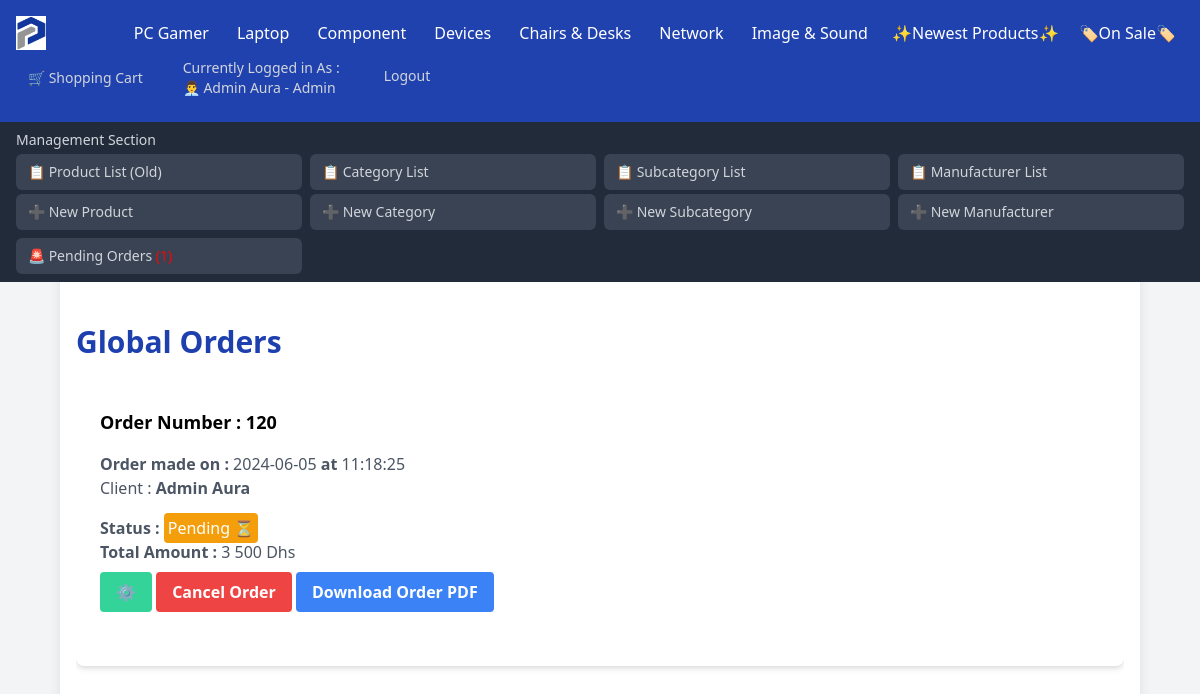
Page /User/User_GlobalOrders.php (signed in) on the committed database.
### tables this page shows
CREATE TABLE `categories` (
  `Category_ID` int NOT NULL AUTO_INCREMENT,
  `Category_Name` varchar(100) DEFAULT 'Unspecified',
  `Category_Desc` varchar(2000) DEFAULT NULL,
  PRIMARY KEY (`Category_ID`),
  UNIQUE KEY `UC_Category_Name` (`Category_Name`),
  UNIQUE KEY `Category_Name` (`Category_Name`)
);

CREATE TABLE `users` (
  `User_ID` int NOT NULL AUTO_INCREMENT,
  `User_Username` varchar(255) DEFAULT NULL,
  `User_FirstName` varchar(255) DEFAULT NULL,
  `User_LastName` varchar(255) DEFAULT NULL,
  `User_Phone` varchar(255) DEFAULT NULL,
  `User_Country` varchar(255) DEFAULT NULL,
  `User_Address` varchar(255) DEFAULT NULL,
  `User_Email` varchar(255) DEFAULT NULL,
  `User_Password` varchar(255) DEFAULT NULL,
  `User_RegisterationDate` timestamp NULL DEFAULT CURRENT_TIMESTAMP,
  `User_Role` enum('Owner','Admin','Client') NOT NULL DEFAULT 'Client',
  `Account_Status` varchar(255) DEFAULT 'Unlocked',
  PRIMARY KEY (`User_ID`),
  UNIQUE KEY `User_Username` (`User_Username`)
);

CREATE TABLE `orders` (
  `Order_ID` int NOT NULL AUTO_INCREMENT,
  `Order_Date` timestamp NULL DEFAULT CURRENT_TIMESTAMP,
  `Order_TotalAmount` decimal(10,2) DEFAULT NULL,
  `Order_ShippingAddress` varchar(255) DEFAULT NULL,
  `Order_Status` varchar(255) DEFAULT 'Pending',
  `Order_PaymentMethod` varchar(255) DEFAULT NULL,
  `Order_PhoneNumber` varchar(255) DEFAULT NULL,
  `Order_Notes` text,
  `User_ID` int DEFAULT NULL,
  PRIMARY KEY (`Order_ID`),
  KEY `User_ID` (`User_ID`),
  CONSTRAINT `orders_ibfk_1` FOREIGN KEY (`User_ID`) REFERENCES `users` (`User_ID`)
);

### User/User_GlobalOrders.php (the view, shortened to what this page needs)
<!DOCTYPE html>
<html lang="en">
<head>
    <?php
    include_once ("../DB_Connexion.php");
    $User_ID = $_SESSION['User_ID'];
    $query = "SELECT User_Role, User_Username , User_FirstName , User_LastName FROM Users WHERE User_ID = :User_ID";
    $pdostmt = $connexion->prepare($query);
    $pdostmt->execute([':User_ID' => $User_ID]);
    if ($User = $pdostmt->fetch(PDO::FETCH_ASSOC)) {
        $User_Role = $User['User_Role'];
        $User_FullName = $User['User_FirstName'] . ' ' . $User['User_LastName'];
    }
    function formatNumber($number)
    {
        return number_format($number, 0, '', ' ');
    }
    $Categories = "SELECT Category_ID, Category_Name FROM Categories ORDER BY Category_ID ASC";
    $pdoCategories = $connexion->prepare($Categories);
    $pdoCategories->execute();
    $Categories = $pdoCategories->fetchAll(PDO::FETCH_ASSOC);
    $bigQuery = "SELECT p.Product_ID, p.Product_Name, p.Product_Picture, o.Order_ID, o.Order_ShippingAddress, o.Order_Date, o.Order_TotalAmount, o.Order_Status,
                 oi.OrderItem_Quantity, oi.OrderItem_UnitPrice, u.User_ID , u.User_Username, u.User_FirstName , u.User_LastName , o.Order_PhoneNumber , o.Order_Notes,
                 o.Order_PaymentMethod FROM Orders o
                 INNER JOIN OrderItems oi ON o.Order_ID = oi.Order_ID
                 INNER JOIN Products p ON oi.Product_ID = p.Product_ID
                 INNER JOIN Users u ON o.User_ID = u.User_ID
                  ORDER BY Order_ID DESC";
    $pdostmt = $connexion->prepare($bigQuery);
    $pdostmt->execute([]);
    $Orders = $pdostmt->fetchAll(PDO::FETCH_ASSOC);
    $orders = [];
    foreach ($Orders as $Order) {
        $orders[$Order['Order_ID']]['Order_ID'] = $Order['Order_ID'];
        $orders[$Order['Order_ID']]['Order_Date'] = $Order['Order_Date'];
        $orders[$Order['Order_ID']]['Order_TotalAmount'] = $Order['Order_TotalAmount'];
        $orders[$Order['Order_ID']]['Order_Status'] = $Order['Order_Status'];
        $orders[$Order['Order_ID']]['User_ID'] = $Order['User_ID'];
        $orders[$Order['Order_ID']]['User_FirstName'] = $Order['User_FirstName'];
        $orders[$Order['Order_ID']]['User_LastName'] = $Order['User_LastName'];
        $orders[$Order['Order_ID']]['User_Username'] = $Order['User_Username'];
        $orders[$Order['Order_ID']]['Order_ShippingAddress'] = $Order['Order_ShippingAddress'];
        $orders[$Order['Order_ID']]['Order_PhoneNumber'] = $Order['Order_PhoneNumber'];
        $orders[$Order['Order_ID']]['Order_PaymentMethod'] = $Order['Order_PaymentMethod'];
        $orders[$Order['Order_ID']]['Order_Notes'] = $Order['Order_Notes'];
        $orders[$Order['Order_ID']]['Products'][] = [
            'Product_Name' => $Order['Product_Name'],
            'Product_Picture' => $Order['Product_Picture'],
            'OrderItem_Quantity' => $Order['OrderItem_Quantity'],
            'OrderItem_UnitPrice' => $Order['OrderItem_UnitPrice']
        ];
    }
    ?>
</head>
<body class="bg-gray-100">
    <nav class="bg-blue-800 text-white">
        <div class="flex flex-wrap justify-between items-center p-4">
            <a href="../"><img src="../Logo.png" alt="Logo" id="Logo"></a>
            <div class="flex grid-cols-4 gap-1">
                <?php foreach ($Categories as $Category): ?>
                    <?php if ($Category['Category_Name'] !== 'Unspecified'):
                        ?>
                        <div class="relative category">
                            <a href="../?id=<?php echo $Category['Category_ID'] ?>&Type=Category&Name=<?php echo str_replace(' ', '', $Category['Category_Name']) ?>"
                                class="px-3 py-2 hover:bg-gray-700"><?php echo $Category['Category_Name']; ?></a>
                        </div>
                    <?php endif; ?>
                <?php endforeach; ?>
                <div><a href="./../?Status=New" class="px-2 py-2 hover:bg-yellow-700">✨Newest Products✨</a></div>
                <div><a href="./../?Status=Discount" class="px-2 py-2 hover:bg-yellow-700">🏷️On Sale🏷️</a></div>
            </div>
            <div class="flex space-x-4">
                <?php if (isset($_SESSION['User_ID'])):
                    if ($User_Role === 'Owner') {
                        $Emoji = '👑';
                    } elseif ($User_Role === 'Admin') {
                        $Emoji = '👨‍💼';
                    } else {
                        $Emoji = '💼';
                    }
                    ?>
                    <a href="User_ShoppingCart.php"
                        class="flex items-center text-gray-300 hover:bg-green-700 px-3 py-2 rounded-md text-sm font-medium">🛒
                        Shopping Cart
                    </a>
                    <a class="text-gray-300 hover:bg-blue-700 px-3 py-2 rounded-md text-sm font-medium"
                        href="User_Modify.php?id=<?php echo $User_ID; ?>&FullName=<?php echo urlencode($User_FullName); ?>">Currently
                        Logged in As : <br><span><?php echo $Emoji . ' ' . $User_FullName ?> -
                            <?php echo $User_Role ?></span></a>
                    <a href="../User/User_Logout.php"
                        class="text-gray-300 hover:bg-red-700 px-4 py-4 rounded-md text-sm font-medium">Logout</a>
                <?php endif; ?>
            </div>
        </div>
        <?php if (!empty($_SESSION['User_ID']) || !empty($_SESSION['User_Role'])): ?>
            <?php if ($User['User_Role'] !== 'Client') { ?>
                <div class="bg-gray-800 text-white py-2 px-4">
                    <h6 class="text-sm font-medium text-gray-300 mb-1">Management Section</h6>
                    <div class="grid grid-cols-2 md:grid-cols-4 gap-2">
                        <div class="space-y-1">
                            <a href="../Product/Products_List.php"
                                class="block bg-gray-700 hover:bg-blue-600 px-3 py-2 rounded-md text-sm font-medium text-gray-300 transition duration-300">📋
                                Product List (Old)</a>
                            <a href="../Product/Products_Add.php"
                                class="block bg-gray-700 hover:bg-blue-600 px-3 py-2 rounded-md text-sm font-medium text-gray-300 transition duration-300">➕
                                New Product</a>
                        </div>
                        <div class="space-y-1">
                            <a href="../Category/Categories_List.php"
                                class="block bg-gray-700 hover:bg-blue-600 px-3 py-2 rounded-md text-sm font-medium text-gray-300 transition duration-300">📋
                                Category List</a>
                            <a href="../Category/Categories_Add.php"
                                class="block bg-gray-700 hover:bg-blue-600 px-3 py-2 rounded-md text-sm font-medium text-gray-300 transition duration-300">➕
                                New Category</a>
                        </div>
                        <div class="space-y-1">
                            <a href="../Category/SubCategories/SubCategories_List.php"
                                class="block bg-gray-700 hover:bg-blue-600 px-3 py-2 rounded-md text-sm font-medium text-gray-300 transition duration-300">📋
                                Subcategory List</a>
                            <a href="../Category/SubCategories/SubCategories_Add.php"
                                class="block bg-gray-700 hover:bg-blue-600 px-3 py-2 rounded-md text-sm font-medium text-gray-300 transition duration-300">➕
                                New Subcategory</a>
                        </div>
                        <div class="space-y-1">
                            <a href="../Manufacturer/Manufacturers_List.php"
                                class="block bg-gray-700 hover:bg-blue-600 px-3 py-2 rounded-md text-sm font-medium text-gray-300 transition duration-300">📋
                                Manufacturer List</a>
                            <a href="../Manufacturer/Manufacturers_Add.php"
                                class="block bg-gray-700 hover:bg-blue-600 px-3 py-2 rounded-md text-sm font-medium text-gray-300 transition duration-300">➕
                                New Manufacturer</a>
                        </div>
                        <div class="space-y-1">
                            <a href="../User/User_GlobalOrders.php"
                                class="block bg-gray-700 hover:bg-blue-600 px-3 py-2 rounded-md text-sm font-medium text-gray-300 transition duration-300">🚨
                                Pending Orders <?php
                                $Order_Pending = "SELECT Order_ID FROM Orders WHERE  Order_Status NOT IN ('Cancelled By User', 'Cancelled by Management') ";
                                $pdostmt = $connexion->prepare($Order_Pending);
                                $pdostmt->execute();
                                $Order_Count = $pdostmt->rowCount();
                                ?> <span style="color : red"><?php if ($Order_Count > 0) {
                                 } ?></span></a>
                        </div>
                    </div>
                </div>
            <?php } ?>
        <?php endif; ?>
    </nav>
    <div class="outer-container bg-gray-100 min-h-screen py-8">
        <div class="container mx-auto p-4 bg-white shadow-lg rounded-lg">
            <div class="content-wrapper pt-8">
                <h1 class="text-3xl font-bold mb-6 text-blue-800">Global Orders</h1>
                <?php if ($Orders) { ?>
                    <section>
                        <?php foreach ($orders as $orderId => $order):
                            $Date = date('Y-m-d', strtotime($order['Order_Date'])) . ' <b>at</b> ' . date('H:i:s', strtotime($order['Order_Date']));
                            ?>
                            <div class="bg-white shadow-md rounded-lg p-6 mb-6 order-container <?php
                            echo ($order['Order_Status'] === 'Cancelled by User' || $order['Order_Status'] === 'Cancelled by Management') ? 'bg-red-100' : '';
                            ?>">
                                <h4 class="text-lg font-semibold mb-4"><b>Order Number :
                                    </b><?php echo $orderId; ?>
                                </h4>
                                <p class="text-gray-600"><b>Order made on : </b><?php echo $Date; ?></p>
                                <p class="text-gray-600 mb-4 status-paragraph">Client :
                                    <b><?php echo $order['User_FirstName'] . ' ' . $order['User_LastName'];
                                    ; ?></b>
                                </p>
                                <p class="text-gray-600 status-paragraph"><b>Status : </b>
                                    <?php
                                    $statusStyles = [
                                        'Completed' => ['bg-green-500', '✅'],
                                        'Pending' => ['bg-yellow-500', '⏳'],
                                        'Processing' => ['bg-blue-500', '🔄'],
                                        'Shipped' => ['bg-purple-500', '📦'],
                                        'Delivered' => ['bg-green-600', '📬'],
                                        'On Hold' => ['bg-yellow-500', '⏸️'],
                                        'Refunded' => ['bg-red-500', '💸'],
                                        'Returned' => ['bg-pink-500', '↩️'],
                                        'Cancelled by User' => ['bg-red-600', '❌'],
                                        'Cancelled by Management' => ['bg-red-700', '🚫']
                                    ];
                                    $orderStatus = $order['Order_Status'];
                                    if (isset($statusStyles[$orderStatus])) {
                                        $style = $statusStyles[$orderStatus][0];
                                        $emoji = $statusStyles[$orderStatus][1];
                                        echo "<span class=\"$style text-white p-1 rounded\">$orderStatus $emoji</span>";
                                    } else {
                                        echo "<span class=\"bg-gray-500 text-white p-1 rounded\">$orderStatus</span>";
                                    }
                                    ?>
                                </p>
                                <p class="text-gray-600"><b>Total Amount :
                                    </b><?php echo formatNumber($order['Order_TotalAmount']); ?> Dhs</p>
                                <?php if ($order['Order_Status'] !== 'Cancelled by User') { ?>
                                    <a href="User_Update_Order.php?id=<?php echo $order['Order_ID'] ?>"
                                        class="inline-block bg-green-400 hover:bg-green-600 text-white font-bold py-2 px-4 rounded transition duration-300 ease-in-out transform hover:scale-105">⚙️</a>
                                <?php } ?>
                                <?php if ($order['Order_Status'] !== 'Cancelled By User') { ?>
                                    <a href="User_CancelOrder.php?id=<?php echo $orderId; ?>"
                                        class="inline-block bg-red-500 hover:bg-red-600 text-white font-bold py-2 px-4 rounded transition duration-300 ease-in-out transform hover:scale-105">Cancel
                                        Order</a>
                                <?php } ?>
                                <a href="../Order_PDF.php?id=<?php echo $orderId ?>&Level=Staff"
                                class="inline-block mt-2 bg-blue-500 hover:bg-blue-600 text-white font-bold py-2 px-4 rounded transition duration-300 ease-in-out transform hover:scale-105">Download Order PDF</a>
                                <a href="User_DeleteOrder.php?id=<?php echo $orderId ?>" style="margin-left : 95%">
                                    <box-icon name='trash-alt' type='solid' animation='tada' color='#c92828'></box-icon></a>
                            </div>
                        <?php endforeach; ?>
                    </section>
                <?php } else { ?>
                    <h1 class="text-xl text-gray-700 CC" id="Empty_Cart">There Are No Pending Orders At Moment, <br>Check
                        Again Later.</h1>
                <?php } ?>
            </div>
        </div>
    </div>
</body>
</html>

### User/User_GlobalOrders.php (style rules this page uses)
#Logo { width: 30px; height: 34px; }
nav { height: auto; position: fixed; width: 100%; z-index: 1000; margin-bottom: auto; opacity: 99%; }
body { background-color: #e4e8f3; }
.content-wrapper { padding-top: auto; }
.outer-container { display: flex; justify-content: center; width: 100%; padding-top: 16px; }
.container { display: flex; flex-direction: column; min-height: 100vh; width: 90%; max-width: 1500px; justify-content: space-between; }
.content-wrapper { flex: 1; margin-top: 0; padding-top: 10px; overflow-y: auto; }

### rows in the picture
categories: Category_Name "PC Gamer"
categories: Category_Name "Laptop"
categories: Category_Name "Component"
categories: Category_Name "Devices"
categories: Category_Name "Chairs & Desks"
categories: Category_Name "Network"
categories: Category_Name "Image & Sound"
users: User_Role "👨‍💼", User_FullName "Admin Aura", User_Role "Admin"
orders: orderId "120", Order_Date "2024-06-05", Order_Date "11:18:25", User_ID.User_FirstName "Admin", User_ID.User_LastName "Aura", Order_Status "Pending", Order_Status "⏳", Order_TotalAmount "3 500"
